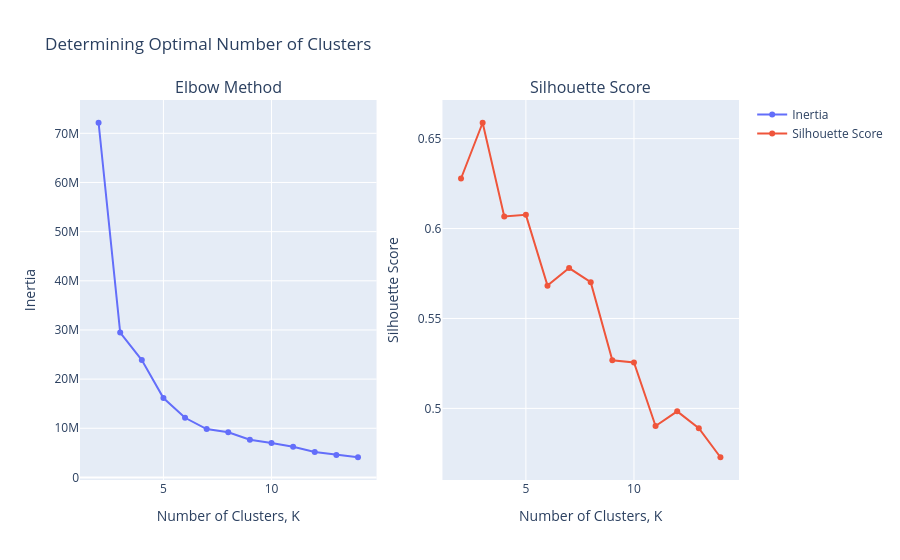
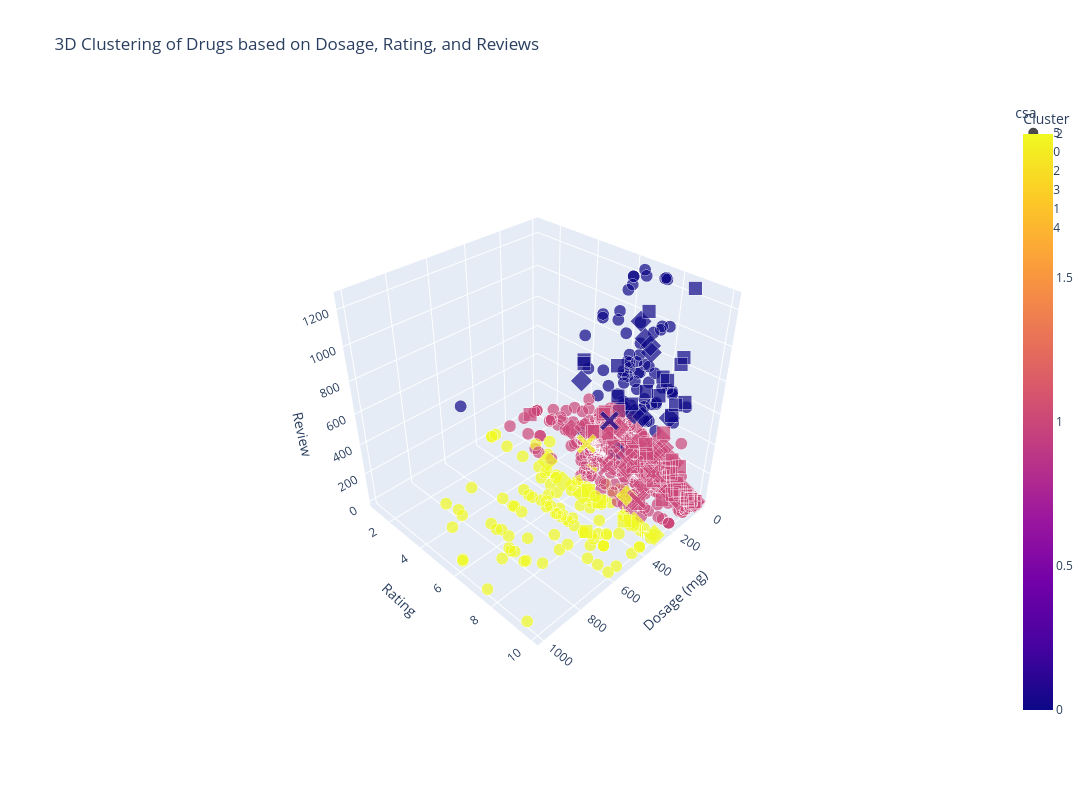

Here is the notebook cell these charts were saved with, in order:
### Markdown cell above
# **`Q1`** :

#### Apply a suitable model such for the dataset based on question 1. As we are handling unlabelled data, we have to apply an unsupervised method of learning the data and cluster the data into different classes based on which we can prescribe drugs from a cluster which is most suitable after the data analysis of the clusters.

# Model 1 : **`K-means`** 


# Hypothesis: 
### Drugs with lower dosages, higher reviews, and balanced ratings, despite higher alcohol interaction, tend to perform better in terms of overall effectiveness and user satisfaction.

### Code cell
import pandas as pd
import numpy as np
import plotly.express as px
import plotly.graph_objects as go
from sklearn.preprocessing import StandardScaler, LabelEncoder
from sklearn.cluster import KMeans
from sklearn.metrics import silhouette_score
from plotly.subplots import make_subplots

#load the dataset
import gdown
file_id = '1FGecRWNghOseUt1sT_iH6elwR-8_9JSB'
url = f'https://drive.google.com/uc?id=1oS-Bw6WEF4jAEA4QpbsYz9zz2ZhnnODC'
data.info()

#data cleaning and preprocessing
data.dropna(subset=['dosage_mg', 'csa', 'rating', 'allergy_cleaned', 'alcohol'], inplace=True)
data['dosage_mg'] = data['dosage_mg'].fillna(data['dosage_mg'].mean()) #convert dosage column to a consistent scale (mg)
data = data[(data['dosage_mg'] != 0) & (data['review'] != 0) & (data['rating'] != 0)] # remove rows with 0 values in the features


#encode categorical columns: prescription, preg, csa, alcohol
label_encoders = {}
for column in ['prescription', 'preg', 'csa', 'alcohol']:
    le = LabelEncoder()
    data[column] = le.fit_transform(data[column])
    label_encoders[column] = le                                        #saved encoder for interpretation

#select relevant features for clustering
X = data[['dosage_mg', 'rating', 'review', 'activity', 'csa', 'alcohol']]

# step 1: Lets determine the optimal number of clusters using elbow method and silhouette score( K value )

inertia = []
silhouette_scores = []
K = range(2, 15)

for k in K:
    kmeans = KMeans(n_clusters=k, random_state=42)
    kmeans.fit(X)
    inertia.append(kmeans.inertia_)
    silhouette_scores.append(silhouette_score(X, kmeans.labels_))

#plot the elbow method and silhouette scores

fig = make_subplots(rows=1, cols=2, subplot_titles=("Elbow Method", "Silhouette Score"))

fig.add_trace(go.Scatter(x=list(K), y=inertia, mode='lines+markers', name='Inertia'), row=1, col=1)
fig.add_trace(go.Scatter(x=list(K), y=silhouette_scores, mode='lines+markers', name='Silhouette Score'), row=1, col=2)

fig.update_xaxes(title_text="Number of Clusters, K", row=1, col=1)
fig.update_yaxes(title_text="Inertia", row=1, col=1)
fig.update_xaxes(title_text="Number of Clusters, K", row=1, col=2)
fig.update_yaxes(title_text="Silhouette Score", row=1, col=2)
fig.update_layout(title="Determining Optimal Number of Clusters")
fig.show()


# step 2: Choose optimal K (based on visual graphical interpretation from the elbow & silhouette method)
optimal_k = 3  #based on the graphs 
kmeans = KMeans(n_clusters=optimal_k, random_state=42)
data['Cluster'] = kmeans.fit_predict(X)

# step 3: Visualize the clusters in 3D using plotly to understand the perfect clustering

fig = px.scatter_3d(
    data, x='dosage_mg', y='rating', z='review',
    color='Cluster', symbol='csa', size='alcohol',
    title="3D Clustering of Drugs based on Dosage, Rating, and Reviews"
)

fig.update_layout(
    width=1200,  
    height=800,  
    scene=dict(
        xaxis_title='Dosage (mg)',
        yaxis_title='Rating',
        zaxis_title='Review'
    )
)

fig.show()

### Figure 1 — Plotly figure (JSON) as saved in the notebook; plotly's stock layout.template omitted (floating-point values rounded to 4 significant figures)
{"data": [{"mode": "lines+markers", "name": "Inertia", "type": "scatter", "x": [2, 3, 4, 5, 6, 7, 8, 9, 10, 11, 12, 13, 14], "xaxis": "x", "y": [72150000.0, 29470000.0, 23870000.0, 16150000.0, 12140000.0, 9845000.0, 9189000.0, 7658000.0, 7018000.0, 6230000.0, 5174000.0, 4584000.0, 4106000.0], "yaxis": "y"}, {"mode": "lines+markers", "name": "Silhouette Score", "type": "scatter", "x": [2, 3, 4, 5, 6, 7, 8, 9, 10, 11, 12, 13, 14], "xaxis": "x2", "y": [0.6278, 0.6588, 0.6067, 0.6076, 0.5682, 0.578, 0.5701, 0.5267, 0.5255, 0.4902, 0.4983, 0.489, 0.4728], "yaxis": "y2"}], "layout": {"annotations": [{"font": {"size": 16}, "showarrow": false, "text": "Elbow Method", "x": 0.225, "xanchor": "center", "xref": "paper", "y": 1, "yanchor": "bottom", "yref": "paper"}, {"font": {"size": 16}, "showarrow": false, "text": "Silhouette Score", "x": 0.775, "xanchor": "center", "xref": "paper", "y": 1, "yanchor": "bottom", "yref": "paper"}], "autosize": true, "title": {"text": "Determining Optimal Number of Clusters"}, "xaxis": {"anchor": "y", "autorange": true, "domain": [0, 0.45], "range": [1.187, 14.81], "title": {"text": "Number of Clusters, K"}, "type": "linear"}, "xaxis2": {"anchor": "y2", "autorange": true, "domain": [0.55, 1], "range": [1.187, 14.81], "title": {"text": "Number of Clusters, K"}, "type": "linear"}, "yaxis": {"anchor": "x", "autorange": true, "domain": [0, 1], "range": [-1509000.0, 77760000.0], "title": {"text": "Inertia"}, "type": "linear"}, "yaxis2": {"anchor": "x2", "autorange": true, "domain": [0, 1], "range": [0.4575, 0.6742], "title": {"text": "Silhouette Score"}, "type": "linear"}}}

### Figure 2 — Plotly figure (JSON) as saved in the notebook; plotly's stock layout.template omitted (floating-point values rounded to 4 significant figures; data arrays with more than 128 entries replaced by an {"elided": "..."} marker saying what was removed)
{"data": [{"hovertemplate": "csa=5<br>dosage_mg=%{x}<br>rating=%{y}<br>review=%{z}<br>alcohol=%{marker.size}<br>Cluster=%{marker.color}<extra></extra>", "legendgroup": "5", "marker": {"color": {"elided": "1292 int values"}, "coloraxis": "coloraxis", "size": {"elided": "1292 int values"}, "sizemode": "area", "sizeref": 0.0025, "symbol": "circle"}, "mode": "markers", "name": "5", "scene": "scene", "showlegend": true, "type": "scatter3d", "x": {"elided": "1292 int values"}, "y": {"elided": "1292 float values"}, "z": {"elided": "1292 int values"}}, {"hovertemplate": "csa=0<br>dosage_mg=%{x}<br>rating=%{y}<br>review=%{z}<br>alcohol=%{marker.size}<br>Cluster=%{marker.color}<extra></extra>", "legendgroup": "0", "marker": {"color": [0, 0, 1, 0, 0, 0, 1, 1, 1, 1, 0, 1, 1, 1, 1, 1, 1, 1, 1, 1, 1, 1, 1, 1, 1, 1, 1, 1, 1, 1, 1, 1, 1, 1, 1, 2, 1, 1, 1, 0, 1, 0, 1, 1, 2, 0, 1, 1, 1, 1, 1, 1, 1, 1, 0, 1, 1, 1, 1, 1, 1, 1, 1, 1, 1, 2, 2, 2, 2], "coloraxis": "coloraxis", "size": [1, 1, 1, 1, 1, 1, 1, 1, 1, 1, 1, 0, 0, 1, 1, 0, 1, 1, 1, 1, 1, 1, 0, 1, 1, 1, 1, 1, 1, 0, 1, 1, 1, 1, 1, 1, 1, 1, 1, 1, 1, 1, 1, 1, 1, 1, 1, 1, 1, 1, 1, 1, 1, 1, 1, 1, 1, 1, 1, 1, 1, 1, 1, 1, 1, 1, 1, 1, 1], "sizemode": "area", "sizeref": 0.0025, "symbol": "diamond"}, "mode": "markers", "name": "0", "scene": "scene", "showlegend": true, "type": "scatter3d", "x": [30, 30, 30, 36, 36, 30, 5, 10, 10, 5, 40, 10, 20, 10, 30, 20, 5, 20, 60, 10, 10, 20, 8, 8, 40, 3, 10, 50, 20, 8, 36, 40, 10, 30, 8, 325, 5, 10, 36, 5, 10, 325, 4, 10, 325, 325, 100, 50, 2, 10, 30, 30, 15, 5, 50, 30, 10, 50, 100, 20, 100, 18, 2, 40, 40, 325, 325, 300, 300], "y": [7.2, 7.3, 7.9, 6.8, 7, 6.7, 8.6, 6.9, 8.3, 9.4, 7.3, 5.7, 6.8, 6.4, 8.1, 6.2, 8.9, 8.2, 9.5, 7.1, 8.5, 8.2, 7.3, 6.1, 6.8, 6.5, 6.9, 5.7, 6, 7.3, 8.8, 8.6, 9.5, 9.4, 8, 4.5, 10, 10, 6, 8.3, 5.5, 6.2, 8.2, 8.8, 8.7, 8.1, 9.6, 6.2, 8, 8.7, 8.7, 7.2, 7.9, 8.6, 6.3, 8.3, 8, 9.5, 7.1, 4.1, 8, 3.3, 7.6, 9, 8.8, 5.4, 6.5, 9, 10], "z": [405, 826, 214, 400, 895, 977, 99, 177, 220, 42, 870, 137, 110, 134, 18, 286, 63, 14, 15, 41, 8, 31, 37, 63, 11, 8, 34, 140, 2, 37, 68, 30, 2, 18, 17, 84, 5, 1, 1, 458, 190, 748, 247, 192, 185, 434, 70, 269, 293, 167, 29, 45, 168, 74, 415, 42, 213, 94, 73, 97, 29, 24, 22, 4, 12, 5, 4, 1, 1]}, {"hovertemplate": "csa=2<br>dosage_mg=%{x}<br>rating=%{y}<br>review=%{z}<br>alcohol=%{marker.size}<br>Cluster=%{marker.color}<extra></extra>", "legendgroup": "2", "marker": {"color": [1, 1, 0, 0, 0, 0, 1, 0, 1, 1, 1, 1, 1, 1, 1, 1, 1, 1, 1, 1, 1, 1, 1, 1, 1, 1, 0, 0, 1, 1, 0, 1, 1, 1, 1, 1, 1, 1, 0, 0, 1, 1, 1, 1, 1, 1, 2, 1, 0, 1, 1, 1, 1, 1, 1, 1, 1, 1, 1, 2, 0, 0, 1, 0, 1, 0, 0, 2, 1, 2, 1, 1], "coloraxis": "coloraxis", "size": [0, 0, 1, 1, 1, 1, 1, 1, 1, 1, 1, 1, 1, 1, 1, 1, 1, 1, 0, 1, 1, 0, 1, 0, 1, 0, 1, 1, 1, 1, 1, 1, 1, 1, 1, 1, 1, 1, 1, 1, 1, 1, 1, 1, 1, 1, 1, 1, 1, 1, 1, 1, 1, 1, 1, 1, 1, 1, 1, 1, 1, 1, 1, 1, 1, 1, 1, 1, 1, 1, 1, 1], "sizemode": "area", "sizeref": 0.0025, "symbol": "square"}, "mode": "markers", "name": "2", "scene": "scene", "showlegend": true, "type": "scatter3d", "x": [200, 200, 2, 1, 5, 1, 1, 5, 10, 50, 75, 15, 5, 25, 1, 200, 15, 1, 200, 5, 50, 200, 5, 200, 50, 200, 5, 10, 50, 50, 15, 3, 1, 1, 30, 1, 2, 15, 5, 3, 5, 10, 25, 10, 15, 10, 500, 5, 5, 15, 8, 5, 5, 8, 5, 10, 10, 5, 20, 325, 5, 5, 25, 5, 8, 5, 50, 325, 100, 325, 56, 5], "y": [7.6, 8.2, 8.5, 8.5, 8.6, 8, 8.1, 8.4, 8.7, 9.3, 9.3, 8.4, 9.8, 7.7, 9.5, 8.5, 10, 8.7, 9.3, 8.6, 9.3, 8.8, 9.6, 8.4, 7.4, 8.8, 7.1, 6.9, 4.8, 4.9, 6.5, 5.8, 7.8, 7.4, 6.8, 7.3, 8.2, 8.4, 3.8, 5.7, 6.7, 5.7, 8.3, 9.3, 9.7, 5.3, 8.1, 5, 3.8, 6.9, 9, 5.1, 10, 9.2, 9.1, 9.8, 7.5, 10, 8, 8.7, 8.7, 8.9, 8.7, 7.7, 8, 7.8, 5.9, 6.8, 9, 7.4, 1, 7], "z": [50, 25, 557, 810, 859, 680, 340, 484, 203, 114, 51, 60, 4, 37, 2, 14, 2, 97, 15, 101, 234, 75, 5, 46, 157, 19, 553, 1036, 138, 145, 434, 329, 39, 137, 103, 200, 25, 121, 532, 428, 104, 71, 67, 13, 6, 133, 19, 255, 558, 15, 3, 277, 5, 25, 15, 4, 2, 5, 1, 3, 1250, 602, 160, 565, 50, 690, 670, 56, 1, 30, 1, 15]}, {"hovertemplate": "csa=3<br>dosage_mg=%{x}<br>rating=%{y}<br>review=%{z}<br>alcohol=%{marker.size}<br>Cluster=%{marker.color}<extra></extra>", "legendgroup": "3", "marker": {"color": [1, 1, 2, 0, 1, 1, 1, 1, 1, 1, 1, 1, 1], "coloraxis": "coloraxis", "size": [1, 1, 1, 1, 0, 0, 1, 1, 1, 1, 1, 1, 1], "sizemode": "area", "sizeref": 0.0025, "symbol": "x"}, "mode": "markers", "name": "3", "scene": "scene", "showlegend": true, "type": "scatter3d", "x": [25, 25, 300, 150, 100, 100, 10, 200, 200, 10, 200, 100, 150], "y": [7.9, 8.1, 6.4, 6.4, 4.5, 4.8, 6.9, 8.5, 6.8, 6.5, 8.4, 6.7, 6.6], "z": [46, 64, 339, 398, 23, 27, 22, 29, 138, 25, 34, 150, 166]}, {"hovertemplate": "csa=1<br>dosage_mg=%{x}<br>rating=%{y}<br>review=%{z}<br>alcohol=%{marker.size}<br>Cluster=%{marker.color}<extra></extra>", "legendgroup": "1", "marker": {"color": [1, 2, 1, 1, 1, 1, 1, 1, 1, 1, 2, 2, 1], "coloraxis": "coloraxis", "size": [0, 1, 1, 1, 1, 1, 1, 1, 1, 1, 1, 1, 1], "sizemode": "area", "sizeref": 0.0025, "symbol": "cross"}, "mode": "markers", "name": "1", "scene": "scene", "showlegend": true, "type": "scatter3d", "x": [25, 325, 2, 2, 35, 50, 35, 8, 3, 8, 325, 325, 4], "y": [9.3, 8.6, 5, 5, 8.3, 7.7, 6, 6.3, 10, 7.1, 9.5, 9.6, 5.3], "z": [15, 53, 17, 17, 151, 18, 5, 148, 4, 24, 3, 5, 13]}, {"hovertemplate": "csa=4<br>dosage_mg=%{x}<br>rating=%{y}<br>review=%{z}<br>alcohol=%{marker.size}<br>Cluster=%{marker.color}<extra></extra>", "legendgroup": "4", "marker": {"color": [2, 2], "coloraxis": "coloraxis", "size": [1, 1], "sizemode": "area", "sizeref": 0.0025, "symbol": "circle"}, "mode": "markers", "name": "4", "scene": "scene", "showlegend": true, "type": "scatter3d", "x": [300, 300], "y": [7, 4.4], "z": [12, 202]}], "layout": {"coloraxis": {"colorbar": {"title": {"text": "Cluster"}}, "colorscale": [[0, "#0d0887"], [0.1111, "#46039f"], [0.2222, "#7201a8"], [0.3333, "#9c179e"], [0.4444, "#bd3786"], [0.5556, "#d8576b"], [0.6667, "#ed7953"], [0.7778, "#fb9f3a"], [0.8889, "#fdca26"], [1, "#f0f921"]]}, "height": 800, "legend": {"itemsizing": "constant", "title": {"text": "csa"}, "tracegroupgap": 0}, "scene": {"aspectmode": "auto", "aspectratio": {"x": 1, "y": 1, "z": 1}, "camera": {"center": {"x": 0, "y": 0, "z": 0}, "eye": {"x": 1.665, "y": 1.665, "z": 1.665}, "projection": {"type": "perspective"}, "up": {"x": 0, "y": 0, "z": 1}}, "domain": {"x": [0, 1], "y": [0, 1]}, "xaxis": {"title": {"text": "Dosage (mg)"}, "type": "linear"}, "yaxis": {"title": {"text": "Rating"}, "type": "linear"}, "zaxis": {"title": {"text": "Review"}, "type": "linear"}}, "title": {"text": "3D Clustering of Drugs based on Dosage, Rating, and Reviews"}, "width": 1200}}
